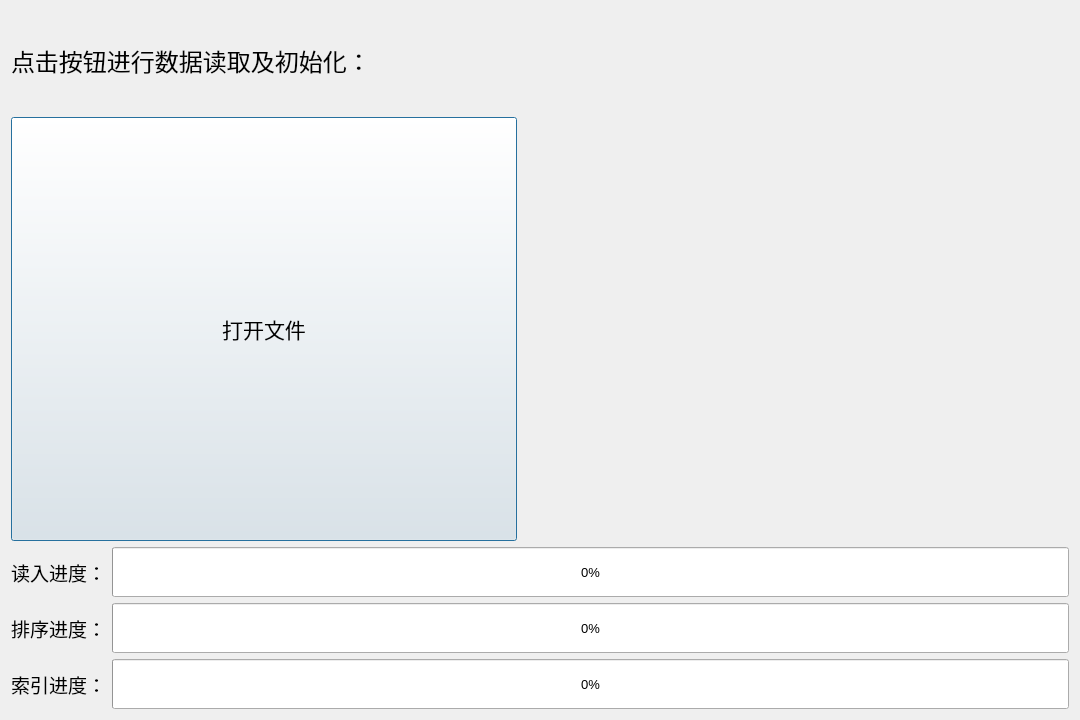
<?xml version="1.0" encoding="UTF-8"?>
<ui version="4.0">
 <class>FileReader</class>
 <widget class="QDialog" name="FileReader">
  <property name="geometry">
   <rect>
    <x>0</x>
    <y>0</y>
    <width>1080</width>
    <height>720</height>
   </rect>
  </property>
  <property name="windowTitle">
   <string>数据读取</string>
  </property>
  <property name="styleSheet">
   <string notr="true">#FileReader{border-image: url(:/pic/mmexport1654762454233.png);}</string>
  </property>
  <layout class="QGridLayout" name="gridLayout">
   <item row="0" column="0">
    <layout class="QVBoxLayout" name="verticalLayout">
     <item>
      <widget class="QLabel" name="label">
       <property name="minimumSize">
        <size>
         <width>0</width>
         <height>100</height>
        </size>
       </property>
       <property name="font">
        <font>
         <family>微软雅黑</family>
         <pointsize>18</pointsize>
        </font>
       </property>
       <property name="text">
        <string>点击按钮进行数据读取及初始化：</string>
       </property>
      </widget>
     </item>
     <item>
      <spacer name="verticalSpacer">
       <property name="orientation">
        <enum>Qt::Vertical</enum>
       </property>
       <property name="sizeHint" stdset="0">
        <size>
         <width>20</width>
         <height>40</height>
        </size>
       </property>
      </spacer>
     </item>
     <item>
      <layout class="QHBoxLayout" name="horizontalLayout_2">
       <item>
        <widget class="QPushButton" name="pushButton">
         <property name="sizePolicy">
          <sizepolicy hsizetype="Expanding" vsizetype="Expanding">
           <horstretch>0</horstretch>
           <verstretch>0</verstretch>
          </sizepolicy>
         </property>
         <property name="minimumSize">
          <size>
           <width>200</width>
           <height>200</height>
          </size>
         </property>
         <property name="font">
          <font>
           <family>微软雅黑</family>
           <pointsize>16</pointsize>
          </font>
         </property>
         <property name="styleSheet">
          <string notr="true"/>
         </property>
         <property name="text">
          <string>打开文件</string>
         </property>
        </widget>
       </item>
       <item>
        <spacer name="verticalSpacer_6">
         <property name="orientation">
          <enum>Qt::Vertical</enum>
         </property>
         <property name="sizeHint" stdset="0">
          <size>
           <width>20</width>
           <height>600</height>
          </size>
         </property>
        </spacer>
       </item>
       <item>
        <spacer name="verticalSpacer_2">
         <property name="orientation">
          <enum>Qt::Vertical</enum>
         </property>
         <property name="sizeHint" stdset="0">
          <size>
           <width>20</width>
           <height>600</height>
          </size>
         </property>
        </spacer>
       </item>
       <item>
        <widget class="QWidget" name="widget" native="true">
         <property name="sizePolicy">
          <sizepolicy hsizetype="Expanding" vsizetype="Expanding">
           <horstretch>0</horstretch>
           <verstretch>0</verstretch>
          </sizepolicy>
         </property>
         <property name="styleSheet">
          <string notr="true">image: url(:/pic/images.png);</string>
         </property>
        </widget>
       </item>
      </layout>
     </item>
     <item>
      <spacer name="verticalSpacer_3">
       <property name="orientation">
        <enum>Qt::Vertical</enum>
       </property>
       <property name="sizeHint" stdset="0">
        <size>
         <width>20</width>
         <height>40</height>
        </size>
       </property>
      </spacer>
     </item>
     <item>
      <layout class="QHBoxLayout" name="horizontalLayout">
       <item>
        <widget class="QLabel" name="label_2">
         <property name="minimumSize">
          <size>
           <width>80</width>
           <height>0</height>
          </size>
         </property>
         <property name="font">
          <font>
           <family>微软雅黑</family>
           <pointsize>14</pointsize>
          </font>
         </property>
         <property name="text">
          <string>读入进度：</string>
         </property>
        </widget>
       </item>
       <item>
        <widget class="QProgressBar" name="progressBar">
         <property name="minimumSize">
          <size>
           <width>0</width>
           <height>50</height>
          </size>
         </property>
         <property name="font">
          <font>
           <pointsize>10</pointsize>
          </font>
         </property>
         <property name="value">
          <number>0</number>
         </property>
        </widget>
       </item>
      </layout>
     </item>
     <item>
      <spacer name="verticalSpacer_4">
       <property name="orientation">
        <enum>Qt::Vertical</enum>
       </property>
       <property name="sizeHint" stdset="0">
        <size>
         <width>20</width>
         <height>40</height>
        </size>
       </property>
      </spacer>
     </item>
     <item>
      <layout class="QHBoxLayout" name="horizontalLayout_3">
       <item>
        <widget class="QLabel" name="label_4">
         <property name="minimumSize">
          <size>
           <width>80</width>
           <height>0</height>
          </size>
         </property>
         <property name="font">
          <font>
           <family>微软雅黑</family>
           <pointsize>14</pointsize>
          </font>
         </property>
         <property name="text">
          <string>排序进度：</string>
         </property>
        </widget>
       </item>
       <item>
        <widget class="QProgressBar" name="progressBar_2">
         <property name="minimumSize">
          <size>
           <width>0</width>
           <height>50</height>
          </size>
         </property>
         <property name="font">
          <font>
           <pointsize>10</pointsize>
          </font>
         </property>
         <property name="value">
          <number>0</number>
         </property>
        </widget>
       </item>
      </layout>
     </item>
     <item>
      <spacer name="verticalSpacer_5">
       <property name="orientation">
        <enum>Qt::Vertical</enum>
       </property>
       <property name="sizeHint" stdset="0">
        <size>
         <width>20</width>
         <height>40</height>
        </size>
       </property>
      </spacer>
     </item>
     <item>
      <layout class="QHBoxLayout" name="horizontalLayout_4">
       <item>
        <widget class="QLabel" name="label_3">
         <property name="minimumSize">
          <size>
           <width>80</width>
           <height>0</height>
          </size>
         </property>
         <property name="font">
          <font>
           <family>微软雅黑</family>
           <pointsize>14</pointsize>
          </font>
         </property>
         <property name="text">
          <string>索引进度：</string>
         </property>
        </widget>
       </item>
       <item>
        <widget class="QProgressBar" name="progressBar_3">
         <property name="minimumSize">
          <size>
           <width>0</width>
           <height>50</height>
          </size>
         </property>
         <property name="font">
          <font>
           <pointsize>10</pointsize>
          </font>
         </property>
         <property name="value">
          <number>0</number>
         </property>
        </widget>
       </item>
      </layout>
     </item>
    </layout>
   </item>
  </layout>
 </widget>
 <resources/>
 <connections/>
</ui>
